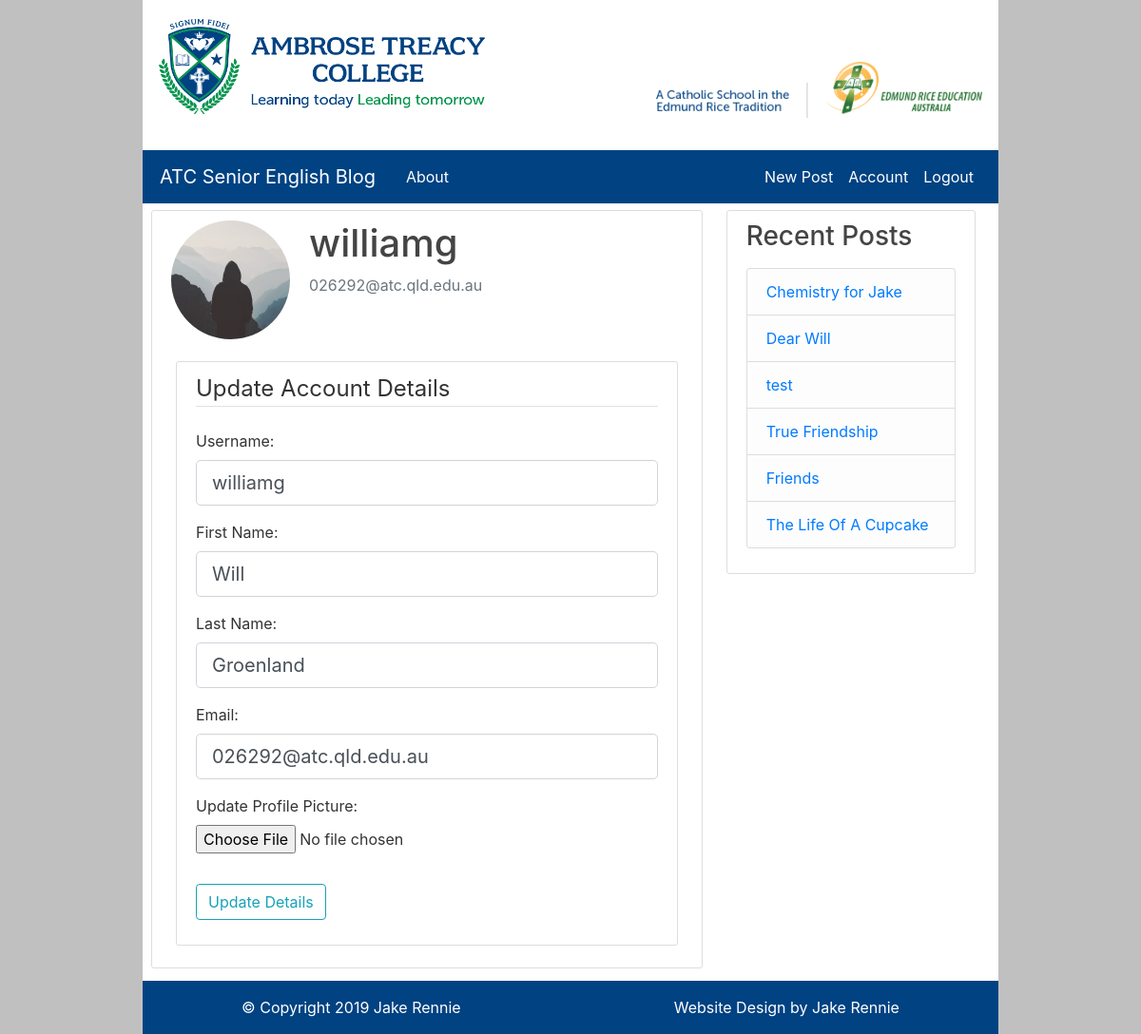
Page /account (signed in) on the committed database.
### flaskBlog/models.py (models this page shows, shortened)
class User(db.Model, UserMixin):
    id = db.Column(db.Integer, primary_key=True)
    username = db.Column(db.String(20), unique=True, nullable=False)
    email = db.Column(db.String(120), unique=True, nullable=False)
    image_file = db.Column(db.String(20), nullable=False, default="default.jpg")
    password = db.Column(db.String(60), nullable=False)
    administrator = db.Column(db.Integer, nullable=True)
    posts = db.relationship("Post", backref="author", lazy=True)
    forename = db.Column(db.String(50), nullable=True)
    surname = db.Column(db.String(50), nullable=True)

class Post(db.Model):
    id = db.Column(db.Integer, primary_key=True)
    title = db.Column(db.String(100), nullable=False)
    date_posted = db.Column(db.DateTime, nullable=False)
    content = db.Column(db.Text, nullable=False)
    user_id = db.Column(db.Integer, db.ForeignKey("user.id"), nullable=True)

### flaskBlog/users/routes.py (the view)
@users.route("/account", methods=["GET", "POST"])
@login_required
def account():
    form = UpdateAccountForm()
    posts = Post.query.all()
    if form.validate_on_submit():
        if form.picture.data:
            picture_file = save_picture(form.picture.data)
            current_user.image_file = picture_file
        current_user.username = str(form.username.data).lower()
        current_user.email = str(form.email.data).lower()
        current_user.forename = form.forename.data
        current_user.surname = form.surname.data
        db.session.commit()
        flash("Your account has been updated!", "success")
        return redirect(url_for("users.account"))
    elif request.method == "GET":
        form.username.data = current_user.username
        form.forename.data = current_user.forename
        form.surname.data = current_user.surname
        form.email.data = current_user.email
    image_file = url_for(
        "static", filename="profile_pics/" + current_user.image_file)
    return render_template("account.html", title="Account", image_file=image_file, form=form, posts=posts)

### flaskBlog/users/forms.py (shortened to what this page needs)
class UpdateAccountForm(FlaskForm):
    username = StringField("Username:", validators=[DataRequired(), Length(min=2, max=20)])
    forename = StringField("First Name:", validators=[Length(max=50)])
    surname = StringField("Last Name:", validators=[Length(max=50)])
    email = StringField("Email:", validators=[DataRequired(), Email()])
    picture = FileField("Update Profile Picture:", validators=[FileAllowed(["jpg", "png"])])
    admin = BooleanField("Administrator:")
    submit = SubmitField("Update Details")

### flaskBlog/models.py (called while the page is built)
@login_manager.user_loader
def load_user(user_id):
    return User.query.get(int(user_id))

### flaskBlog/templates/account.html (shortened to what this page needs)
{% extends 'layout.html' %}
{% block content %}
<div class="content-section">
    <div class="media">
        <img class="rounded-circle account-img" src="{{ image_file }}" alt="userImage">
        <div class="media-body">
            <h2 class="account-heading">{{ current_user.username }}</h2>
            <p class="text-secondary">{{ current_user.email }}</p>
        </div>
    </div>
    <div class="content-section">
        <form method="POST" action="" enctype="multipart/form-data">
            <fieldset class="form-group">
                <legend class="border-bottom mb-4">Update Account Details</legend>
                <div class="form-group">
                    {{ form.username.label(class="form-control-label") }}
                    {% if form.username.errors %}
                    {{ form.username(class="form-control form-control-lg is-invalid") }}
                    <div class="invalid-feedback">
                        {% for error in form.username.errors %}
                        <span>{{ error }}</span>
                        {% endfor %}
                    </div>
                    {% else %}
                    {{ form.username(class="form-control form-control-lg") }}
                    {% endif %}
                </div>
                <div class="form-group">
                    {{ form.forename.label(class="form-control-label") }}
                    {% if form.forename.errors %}
                    {{ form.forename(class="form-control form-control-lg is-invalid") }}
                    <div class="invalid-feedback">
                        {% for error in form.forename.errors %}
                        <span>{{ error }}</span>
                        {% endfor %}
                    </div>
                    {% else %}
                    {{ form.forename(class="form-control form-control-lg") }}
                    {% endif %}
                </div>
                <div class="form-group">
                    {{ form.surname.label(class="form-control-label") }}
                    {% if form.surname.errors %}
                    {{ form.surname(class="form-control form-control-lg is-invalid") }}
                    <div class="invalid-feedback">
                        {% for error in form.surname.errors %}
                        <span>{{ error }}</span>
                        {% endfor %}
                    </div>
                    {% else %}
                    {{ form.surname(class="form-control form-control-lg") }}
                    {% endif %}
                </div>
                <div class="form-group">
                    {{ form.email.label(class="form-control-label") }}
                    {% if form.email.errors %}
                    {{ form.email(class="form-control form-control-lg is-invalid") }}
                    <div class="invalid-feedback">
                        {% for error in form.email.errors %}
                        <span>{{ error }}</span>
                        {% endfor %}
                    </div>
                    {% else %}
                    {{ form.email(class="form-control form-control-lg") }}
                    {% endif %}
                </div>
                <div class="form-group">
                    {{ form.picture.label() }}
                    {{ form.picture(class="form-control-file") }}
                </div>
            </fieldset>
            <div class="form-group">
                {{ form.submit(class="btn btn-outline-info") }}
            </div>
        </form>
    </div>
</div>
{% endblock content %}

### flaskBlog/templates/layout.html (shortened to what this page needs)
<!DOCTYPE html>
<html lang="en">
{% if title == "Administration" %}
{% set bootWidth = 12 %}
{% else %}
{% set bootWidth = 8 %}
{% endif %}
<head>
    <link rel="stylesheet" href="https://maxcdn.bootstrapcdn.com/bootstrap/4.3.1/css/bootstrap.min.css">
    <link rel="stylesheet" type="text/css" href="{{ url_for('static', filename='main.css') }}">
</head>
<body>
    <div class="container">
        <div class="banner">
            <a href="{{ url_for('main.home') }}"><img class="col-md-5 img-fluid float-left" src="\static\ATCLogo.png"
                    alt="Ambrose Treacy College"></a>
            <a href="http://www.erea.edu.au" target="_blank"><img class="col-md-5 img-fluid float-right" id="EREA"
                    src="\static\EREALogo.png" alt="A Catholic School In The Edmund Rice Tradition"></a>
        </div>
    </div>
    <header class="site-header">
        <nav class="navbar navbar-expand-md navbar-dark bg-steel sticky-top">
            <div class="container">
                <a class="navbar-brand mr-4" href="{{ url_for('main.home') }}">ATC Senior English Blog</a>
                <div class="collapse navbar-collapse" id="navbarToggle">
                    <div class="navbar-nav mr-auto">
                        <a class="nav-item nav-link" href="{{ url_for('main.about') }}">About</a>
                    </div>
                    <div class="navbar-nav">
                        {% if current_user.is_authenticated %}
                        <a class="nav-item nav-link" href="{{ url_for('posts.new_post') }}">New Post</a>
                        <a class="nav-item nav-link" href="{{ url_for('users.account') }}">Account</a>
                        <a class="nav-item nav-link" href="{{ url_for('users.logout') }}">Logout</a>
                        {% else %}
                        <a class="nav-item nav-link" href="{{ url_for('users.login') }}">Login</a>
                        <a class="nav-item nav-link" href="{{ url_for('users.register') }}">Register</a>
                        {% endif %}
                    </div>
                </div>
            </div>
        </nav>
    </header>
    <main role="main" class="container">
        <div class="row container" style="width: auto; margin-right: 0px;">
            <div class="col-md-{{ bootWidth }}" id="main">
                {% block content %}{% endblock %}
            </div>
            {% if title != "Administration" %}
            <div class="col-md-4" id="side">
                <div class="content-section">
                    <h3>Recent Posts</h3>
                    <p class='text-muted'>
                        <ul class="list-group">
                            {% for post in posts[::-1] %}
                            {% if loop.index <= 6 %}
                            <li class="list-group-item list-group-item-light"><a
                                    href="{{ url_for('posts.post', post_id=post.id) }}">{{ post.title }}</a>
                            </li>
                            {% endif %}
                            {% endfor %}
                        </ul>
                    </p>
                </div>
            </div>
            {% endif %}
        </div>
    </main>
    <footer class="site-footer">
        <nav class="navbar navbar-expand-md navbar-dark bg-steel" id="CRLinks">
            <div class="container-fluid" style="width:85%;">
                <ul class="nav navbar-nav">
                    <li class="nav-item active">
                        <a href="#" class="nav-link">&copy; Copyright 2019 Jake Rennie</a>
                    </li>
                </ul>
                <ul class="nav navbar-nav navbar-right">
                    <li class="nav-item active">
                        <a class="nav-link" target="_blank" href="https://github.com/jakecren?tab=repositories">Website
                            Design by Jake Rennie</a>
                    </li>
                </ul>
            </div>
        </nav>
    </footer>
</body>
</html>

### flaskBlog/static/main.css (style rules this page uses)
html { width: 75% !important; margin: auto !important; background-color: #c0c0c0 !important; }
.banner { height: 150px; padding-top: 20px; margin-bottom: 8px; background-color: #FFFFFF; }
#EREA { padding-top: 45px; }
#main { padding-right: 0px; }
.container { padding-left: 2px; padding-right: 2px; }
body { background: #ffffff; color: #333333; }
h1, h2, h3, h4, h5, h6 { color: #444444; }
.bg-steel { background-color: #004282; }
.site-header .navbar-nav .nav-link { color: #fff; }
.content-section { background: rgb(255, 255, 255); padding: 10px 20px; border: 1px solid #dddddd; border-radius: 3px; margin-top: 7px; margin-bottom: 13px; margin-left: 5px; margin-right: 5px; }
.account-img { height: 125px; width: 125px; margin-right: 20px; margin-bottom: 16px; }
.account-heading { font-size: 2.5rem; }

### rows in the picture
User: username "williamg", email "026292@atc.qld.edu.au", forename "Will", surname "Groenland"
Post: title "Chemistry for Jake"
Post: title "Dear Will"
Post: title "test"
Post: title "True Friendship"
Post: title "Friends"
Post: title "The Life Of A Cupcake"
